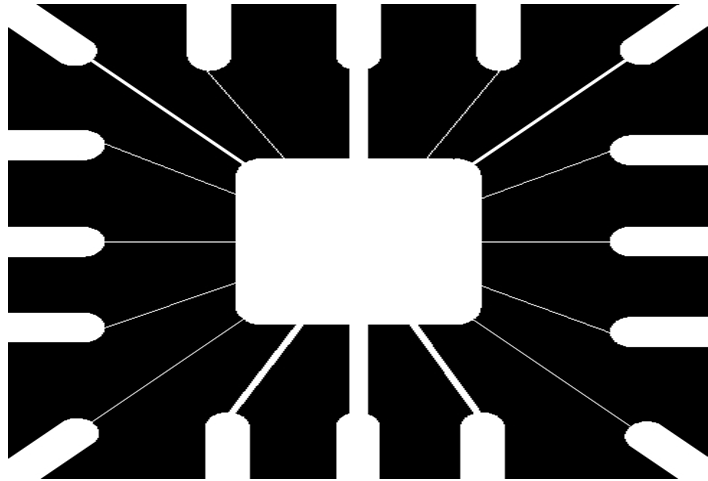
%> input picture circuit.PNG, 708 x 481 px
$ octave imageErosionCircuitImg.m   (GNU Octave 9; MATLAB toolbox functions it lacks are replaced by stand-ins)
%> lines starting %> are read from the running program, lines starting %| are printed output that depends on the picture
clear all
close all
clc

A=imread('C:\Users\Sara Latif Khan\OneDrive\Desktop\imgs\circuit.png');
%> A is the input picture: size 481x708x3 uint8; min 0, max 255, mean 76
s=strel('disk',3);            %Structuring element
F=imerode(A,s);          %Erode the image by structuring element
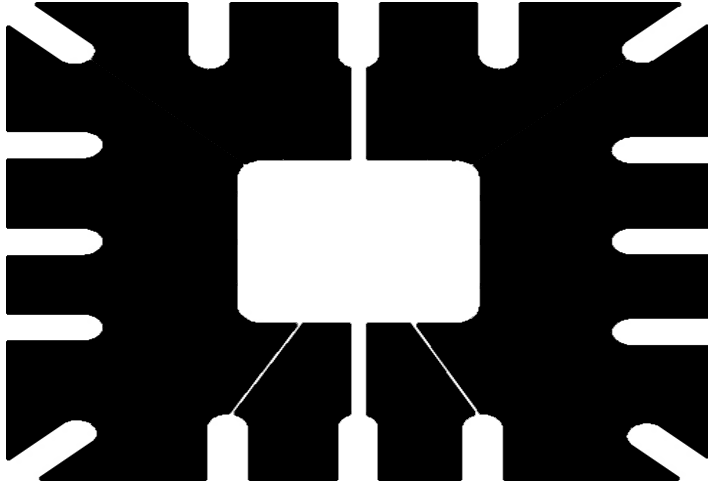
%> F: size 481x708x3 uint8; min 0, max 255, mean 65
figure,imshow(A);title('Original Image');
figure,imshow(A-F);title('Boundary extracted Image with using imerode');
%> after `imshow(A-F)`:
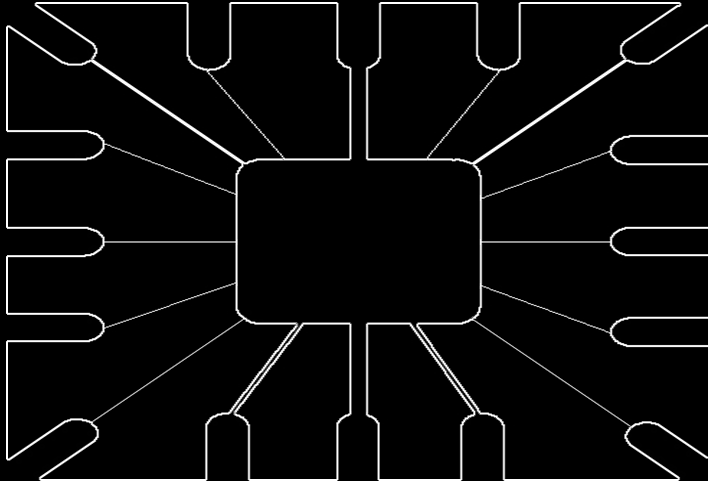
%> displayed picture: size 481x708x3, on the screen's scale of 0 to 255; min 0, max 255, mean 11

$ run again, with shapes.PNG copied over circuit.PNG
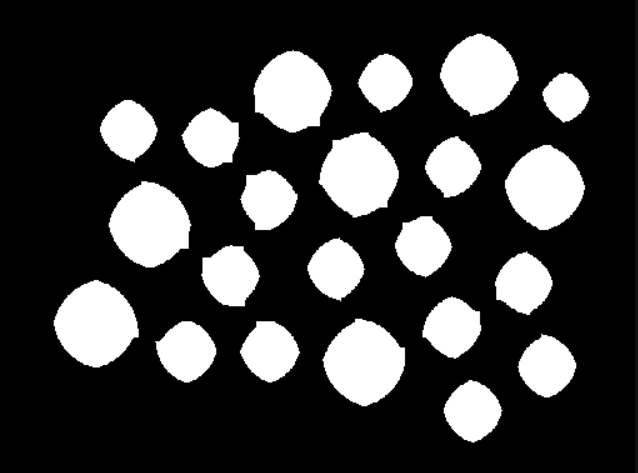
%> input picture shapes.PNG, 638 x 473 px
%> A is the input picture: size 473x638x3 uint8; min 0, max 255, mean 59.2
%> `F=imerode(A,s);`:
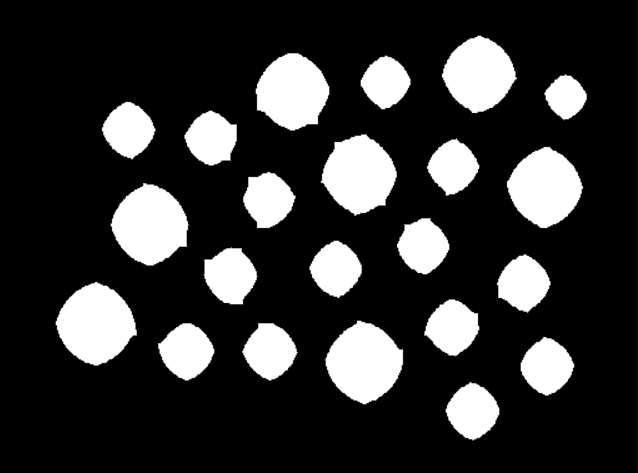
%> F: size 473x638x3 uint8; min 0, max 255, mean 51
%> `imshow(A-F)`:
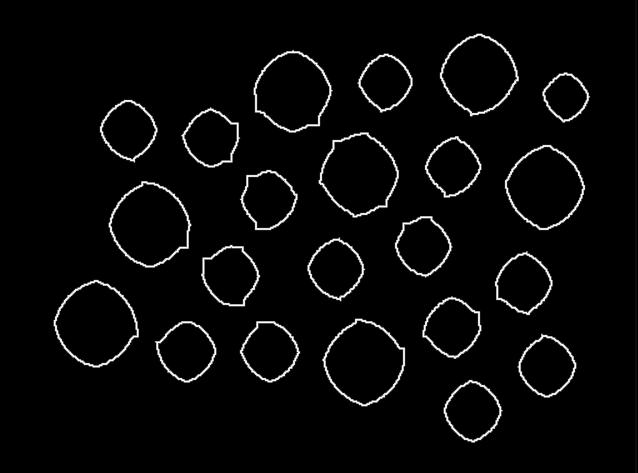
%> displayed picture: size 473x638x3, on the screen's scale of 0 to 255; min 0, max 255, mean 8.2
